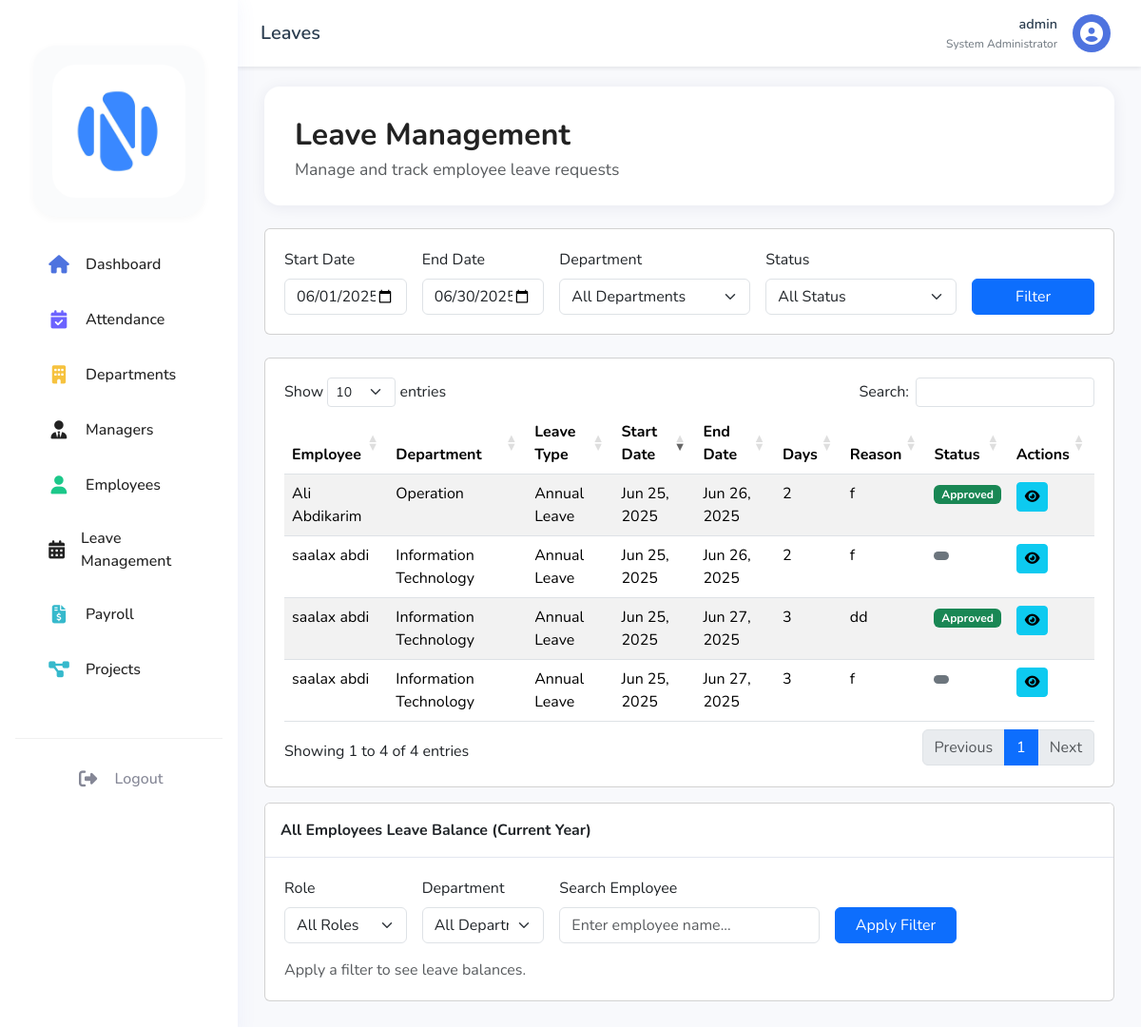
Screenshot of /dashboard/admin/leaves.php (signed in) with the database file from the repository.
### tables this page shows
CREATE TABLE `users` (
  `user_id` int(11) NOT NULL,
  `username` varchar(50) NOT NULL,
  `password` varchar(255) NOT NULL,
  `email` varchar(100) NOT NULL,
  `role` enum('admin','hr','manager','employee') NOT NULL,
  `status` enum('active','inactive','on_leave','deleted') DEFAULT 'active',
  `created_at` timestamp NOT NULL DEFAULT CURRENT_TIMESTAMP,
  `last_login` timestamp NULL DEFAULT NULL,
  `reset_token` varchar(64) DEFAULT NULL,
  `reset_token_expires` datetime DEFAULT NULL,
  `reset_code` varchar(6) DEFAULT NULL,
  `reset_code_expires` datetime DEFAULT NULL
);

CREATE TABLE `leave_requests` (
  `leave_id` int(11) NOT NULL,
  `emp_id` int(11) DEFAULT NULL,
  `requested_by_role` enum('employee','manager') NOT NULL DEFAULT 'employee',
  `leave_type_id` int(11) DEFAULT NULL,
  `start_date` date NOT NULL,
  `end_date` date NOT NULL,
  `status` enum('pending','approved','rejected') DEFAULT 'pending',
  `reason` text,
  `admin_remarks` text,
  `approved_by` int(11) DEFAULT NULL,
  `approved_at` datetime DEFAULT NULL,
  `created_at` timestamp NOT NULL DEFAULT CURRENT_TIMESTAMP
);

CREATE TABLE `departments` (
  `dept_id` int(11) NOT NULL,
  `dept_name` varchar(100) NOT NULL,
  `dept_head` int(11) DEFAULT NULL,
  `created_at` timestamp NOT NULL DEFAULT CURRENT_TIMESTAMP
);

CREATE TABLE `leave_types` (
  `leave_type_id` int(11) NOT NULL,
  `leave_type_name` varchar(50) NOT NULL,
  `description` text,
  `default_days` int(11) DEFAULT '0'
);

### dashboard/admin/includes/functions.php (called while the page is built, shortened)
<?php
function getLeaveStatusBadgeClass($status) {
    switch ($status) {
        case 'approved':
            return 'success';
        default:
            return 'secondary';
    }
}

### dashboard/admin/leaves.php (the view, shortened to what this page needs)
<?php
require_once '../../config/database.php';
require_once 'includes/functions.php';
$start_date = isset($_GET['start_date']) ? $_GET['start_date'] : date('Y-m-01');
$end_date = isset($_GET['end_date']) ? $_GET['end_date'] : date('Y-m-t');
$summary_search = isset($_GET['summary_search']) ? trim($_GET['summary_search']) : '';
try {
    $query = "
        SELECT lr.*,
               CONCAT(e.first_name, ' ', e.last_name) as employee_name,
               d.dept_name,
               e.position,
               lt.leave_type_name,
               lt.default_days,
               COALESCE(elb.used_leaves, 0) as used_leaves,
               u.username as approved_by_name
        FROM leave_requests lr
        JOIN employees e ON lr.emp_id = e.emp_id
        LEFT JOIN departments d ON e.dept_id = d.dept_id
        JOIN leave_types lt ON lr.leave_type_id = lt.leave_type_id
        LEFT JOIN employee_leave_balance elb ON lt.leave_type_id = elb.leave_type_id
            AND elb.emp_id = e.emp_id AND elb.year = YEAR(CURRENT_DATE)
        LEFT JOIN users u ON lr.approved_by = u.user_id
        WHERE lr.start_date BETWEEN ? AND ?
    ";
    $params = [$start_date, $end_date];
    $query .= " ORDER BY lr.created_at DESC";
    $stmt = $pdo->prepare($query);
    $stmt->execute($params);
    $leave_requests = $stmt->fetchAll();
    $admin_leave_summary = [];
} catch (PDOException $e) {
    $error = "Error fetching data: " . $e->getMessage();
}
?>
<!DOCTYPE html>
<html lang="en">
<head>
    <link href="https://cdn.jsdelivr.net/npm/bootstrap@5.3.2/dist/css/bootstrap.min.css" rel="stylesheet">
    <link rel="stylesheet" href="https://cdnjs.cloudflare.com/ajax/libs/font-awesome/6.4.0/css/all.min.css">
    <link rel="stylesheet" href="https://cdn.datatables.net/1.11.5/css/dataTables.bootstrap5.min.css">
    <link rel="stylesheet" href="../../assets/css/dashboard.css">
</head>
<body>
    <?php include 'includes/sidebar.php'; ?>
    <div class="main-content" id="main-content">
        <?php include 'includes/topbar.php'; ?>
        <div class="container-fluid">
            <div class="dashboard-header mb-4" style="border-radius: 16px; box-shadow: 0 2px 16px rgba(30,34,90,0.07); padding: 2rem 2rem 1.5rem 2rem; background: #fff;">
                <div class="d-flex justify-content-between align-items-center flex-wrap">
                    <div class="pe-3">
                        <h1 class="fw-bold mb-1" style="font-size:2rem; color:#222;">Leave Management</h1>
                        <div class="text-muted" style="font-size:1.1rem;">Manage and track employee leave requests</div>
                    </div>
                </div>
            </div>
            <div class="card mb-4">
                <div class="card-body">
                    <form method="GET" class="row g-3">
                        <div class="col-md-2">
                            <label class="form-label">Start Date</label>
                            <input type="date" class="form-control" name="start_date" value="<?php echo $start_date; ?>">
                        </div>
                        <div class="col-md-2">
                            <label class="form-label">End Date</label>
                            <input type="date" class="form-control" name="end_date" value="<?php echo $end_date; ?>">
                        </div>
                        <div class="col-md-3">
                            <label class="form-label">Department</label>
                            <select class="form-select" name="department">
                                <option value="">All Departments</option>
                            </select>
                        </div>
                        <div class="col-md-3">
                            <label class="form-label">Status</label>
                            <select class="form-select" name="status">
                                <option value="">All Status</option>
                            </select>
                        </div>
                        <div class="col-md-2">
                            <label class="form-label">&nbsp;</label>
                            <button type="submit" class="btn btn-primary w-100">Filter</button>
                        </div>
                    </form>
                </div>
            </div>
            <div class="card">
                <div class="card-body">
                    <table id="leaveTable" class="table table-striped">
                        <thead>
                            <tr>
                                <th>Employee</th>
                                <th>Department</th>
                                <th>Leave Type</th>
                                <th>Start Date</th>
                                <th>End Date</th>
                                <th>Days</th>
                                <th>Reason</th>
                                <th>Status</th>
                                <th>Actions</th>
                            </tr>
                        </thead>
                        <tbody>
                            <?php foreach ($leave_requests as $leave): ?>
                            <tr>
                                <td><?php echo htmlspecialchars($leave['employee_name']); ?></td>
                                <td><?php echo htmlspecialchars($leave['dept_name']); ?></td>
                                <td><?php echo htmlspecialchars($leave['leave_type_name']); ?></td>
                                <td><?php echo date('M d, Y', strtotime($leave['start_date'])); ?></td>
                                <td><?php echo date('M d, Y', strtotime($leave['end_date'])); ?></td>
                                <td><?php echo (strtotime($leave['end_date']) - strtotime($leave['start_date'])) / (60 * 60 * 24) + 1; ?></td>
                                <td><?php echo htmlspecialchars($leave['reason']); ?></td>
                                <td>
                                    <span class="badge bg-<?php echo getLeaveStatusBadgeClass($leave['status']); ?>">
                                        <?php echo ucfirst($leave['status']); ?>
                                    </span>
                                </td>
                                <td>
                                    <button class="btn btn-sm btn-info"
                                            onclick="viewLeave(<?php echo htmlspecialchars(json_encode($leave)); ?>)"
                                            title="View Details">
                                        <i class="fas fa-eye"></i>
                                    </button>
                                </td>
                            </tr>
                            <?php endforeach; ?>
                        </tbody>
                    </table>
                </div>
            </div>
            <div class="card mb-4">
                <div class="card-header"><strong>All Employees Leave Balance (Current Year)</strong></div>
                <div class="card-body">
                    <form method="GET" class="row g-3 mb-3">
                        <div class="col-md-2">
                            <label class="form-label">Role</label>
                            <select class="form-select" name="summary_role">
                                <option value="">All Roles</option>
                            </select>
                        </div>
                        <div class="col-md-2">
                            <label class="form-label">Department</label>
                            <select class="form-select" name="summary_dept">
                                <option value="">All Departments</option>
                            </select>
                        </div>
                        <div class="col-md-4">
                            <label class="form-label">Search Employee</label>
                            <input type="text" class="form-control" name="summary_search" value="<?php echo htmlspecialchars($summary_search); ?>" placeholder="Enter employee name...">
                        </div>
                        <div class="col-md-2 align-self-end">
                            <button type="submit" class="btn btn-primary w-100">Apply Filter</button>
                        </div>
                    </form>
                    <?php if (!empty($admin_leave_summary)): ?>
                    <div class="table-responsive">
                        <table class="table table-bordered mb-0">
                            <thead>
                                <tr>
                                    <th>Employee</th>
                                    <th>Role</th>
                                    <th>Department</th>
                                    <th>Leave Type</th>
                                    <th>Allowed</th>
                                    <th>Used</th>
                                    <th>Remaining</th>
                                </tr>
                            </thead>
                            <tbody>
                                <?php foreach ($admin_leave_summary as $row): ?>
                                <tr>
                                    <td><?php echo htmlspecialchars($row['employee_name']); ?></td>
                                    <td><?php echo htmlspecialchars(ucfirst($row['role'])); ?></td>
                                    <td><?php echo htmlspecialchars($row['dept_name']); ?></td>
                                    <td><?php echo htmlspecialchars($row['leave_type_name']); ?></td>
                                    <td><?php echo (int)$row['allowed']; ?></td>
                                    <td><?php echo (int)$row['used']; ?></td>
                                    <td><?php echo max(0, (int)$row['allowed'] - (int)$row['used']); ?></td>
                                </tr>
                                <?php endforeach; ?>
                            </tbody>
                        </table>
                    </div>
                    <?php else: ?>
                    <div class="text-muted">Apply a filter to see leave balances.</div>
                    <?php endif; ?>
                </div>
            </div>
        </div>
    </div>
</body>
</html>

### dashboard/admin/includes/topbar.php (shortened to what this page needs)
<?php
$stmt = $pdo->prepare("SELECT * FROM users WHERE user_id = ? AND role = 'admin'");
$stmt->execute([$_SESSION['user_id']]);
$admin = $stmt->fetch();
?>
<nav class="topbar">
    <div class="topbar-left">
        <div class="page-title">
            <?php
            $current_page = basename($_SERVER['PHP_SELF'], '.php');
            echo ucfirst($current_page);
            ?>
        </div>
    </div>
    <div class="topbar-right">
        <div class="profile-dropdown">
            <button class="profile-btn" onclick="toggleProfileMenu()">
                <div class="profile-info">
                    <span class="profile-name"><?php echo htmlspecialchars($admin['username']); ?></span>
                    <span class="profile-department">System Administrator</span>
                </div>
                <div class="profile-avatar">
                    <i class="fas fa-user-circle"></i>
                </div>
            </button>
        </div>
    </div>
</nav>

### assets/css/dashboard.css (style rules this page uses)
:root { --sidebar-width: 250px; --sidebar-collapsed-width: 70px; --topbar-height: 60px; --primary-color: #4e73df; --secondary-color: #858796; --success-color: #1cc88a; --info-color: #36b9cc; --warning-color: #f6c23e; --danger-color: #e74a3b; }
body { font-family: 'Nunito', sans-serif; background-color: #f8f9fc; }
.main-content { margin-left: 250px; padding: 1rem; padding-top: 75px; transition: all 0.3s ease; min-height: 100vh; }
.topbar { position: fixed; top: 0; right: 0; left: 250px; height: 60px; background: white; box-shadow: 0 2px 4px rgba(0,0,0,0.1); padding: 0 1rem; display: flex; align-items: center; transition: all 0.3s ease; z-index: 1030; }
.card-header { background-color: white; border-bottom: 1px solid #e3e6f0; padding: 1rem; }
.card-body { padding: 1.25rem; }
.container-fluid { padding-top: 1rem; }
.card { margin-bottom: 1rem; }

### dashboard/admin/includes/topbar.php (style rules this page uses)
.topbar { position: fixed; top: 0; right: 0; left: 250px; height: 70px; background: #fff; display: flex; align-items: center; justify-content: space-between; padding: 0 1.5rem; z-index: 1030; box-shadow: 0 2px 4px rgba(0, 0, 0, 0.08); transition: all 0.3s ease; }
.topbar-left { display: flex; align-items: center; gap: 1rem; }
.page-title { font-size: 1.25rem; font-weight: 600; color: #2c3e50; }
.topbar-right { display: flex; align-items: center; gap: 1rem; }
.profile-dropdown { position: relative; }
.profile-btn { display: flex; align-items: center; gap: 1rem; background: none; border: none; padding: 0.5rem; cursor: pointer; border-radius: 0.375rem; transition: background-color 0.3s ease; }
.profile-info { text-align: right; }
.profile-name { display: block; font-weight: 600; color: #2c3e50; font-size: 0.9rem; }
.profile-department { display: block; color: #6c757d; font-size: 0.75rem; }
.profile-avatar { width: 40px; height: 40px; background: #4e73df; border-radius: 50%; display: flex; align-items: center; justify-content: center; color: #fff; }
.profile-avatar i { font-size: 1.5rem; }

### rows the page displays
users: username "admin"
leave_requests: employee_name "Ali Abdikarim", departments.dept_name "Operation", leave_type.leave_type_name "Annual Leave", start_date "Jun 25, 2025", end_date "Jun 26, 2025", end_date+start_date "2", reason "f", status "Approved"
leave_requests: employee_name "saalax abdi", departments.dept_name "Information Technology", leave_type.leave_type_name "Annual Leave", start_date "Jun 25, 2025", end_date "Jun 26, 2025", end_date+start_date "2", reason "f"
leave_requests: employee_name "saalax abdi", departments.dept_name "Information Technology", leave_type.leave_type_name "Annual Leave", start_date "Jun 25, 2025", end_date "Jun 27, 2025", end_date+start_date "3", reason "dd", status "Approved"
leave_requests: employee_name "saalax abdi", departments.dept_name "Information Technology", leave_type.leave_type_name "Annual Leave", start_date "Jun 25, 2025", end_date "Jun 27, 2025", end_date+start_date "3", reason "f"

### other values shown
$current_page "Leaves"
